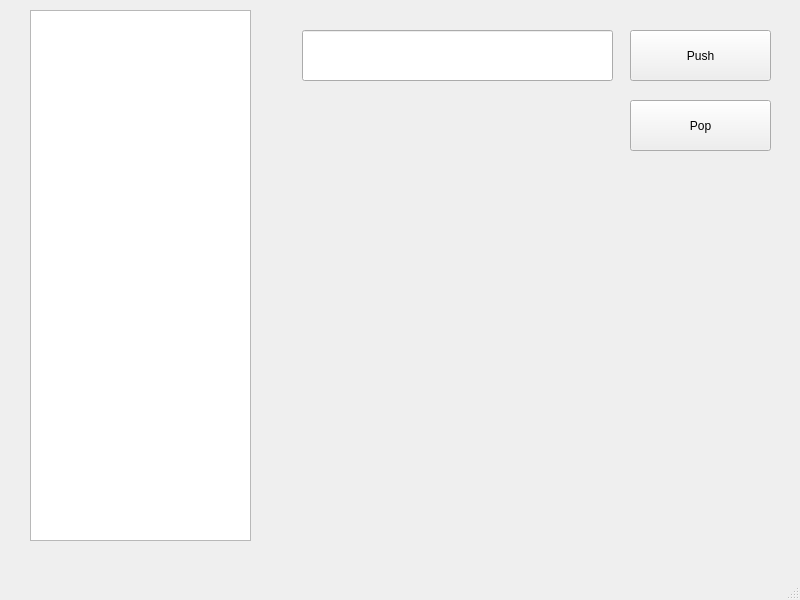
<?xml version="1.0" encoding="UTF-8"?>
<ui version="4.0">
 <class>MainWindow</class>
 <widget class="QMainWindow" name="MainWindow">
  <property name="geometry">
   <rect>
    <x>0</x>
    <y>0</y>
    <width>800</width>
    <height>600</height>
   </rect>
  </property>
  <property name="windowTitle">
   <string>MainWindow</string>
  </property>
  <widget class="QWidget" name="centralwidget">
   <widget class="QPlainTextEdit" name="plainTextEdit">
    <property name="geometry">
     <rect>
      <x>30</x>
      <y>10</y>
      <width>221</width>
      <height>531</height>
     </rect>
    </property>
   </widget>
   <widget class="QPushButton" name="pushButton">
    <property name="geometry">
     <rect>
      <x>630</x>
      <y>30</y>
      <width>141</width>
      <height>51</height>
     </rect>
    </property>
    <property name="text">
     <string>Push</string>
    </property>
   </widget>
   <widget class="QPushButton" name="popButton">
    <property name="geometry">
     <rect>
      <x>630</x>
      <y>100</y>
      <width>141</width>
      <height>51</height>
     </rect>
    </property>
    <property name="text">
     <string>Pop</string>
    </property>
   </widget>
   <widget class="QLineEdit" name="lineEdit">
    <property name="geometry">
     <rect>
      <x>302</x>
      <y>30</y>
      <width>311</width>
      <height>51</height>
     </rect>
    </property>
   </widget>
  </widget>
  <widget class="QMenuBar" name="menubar">
   <property name="geometry">
    <rect>
     <x>0</x>
     <y>0</y>
     <width>800</width>
     <height>25</height>
    </rect>
   </property>
  </widget>
  <widget class="QStatusBar" name="statusbar"/>
 </widget>
 <resources/>
 <connections/>
</ui>
